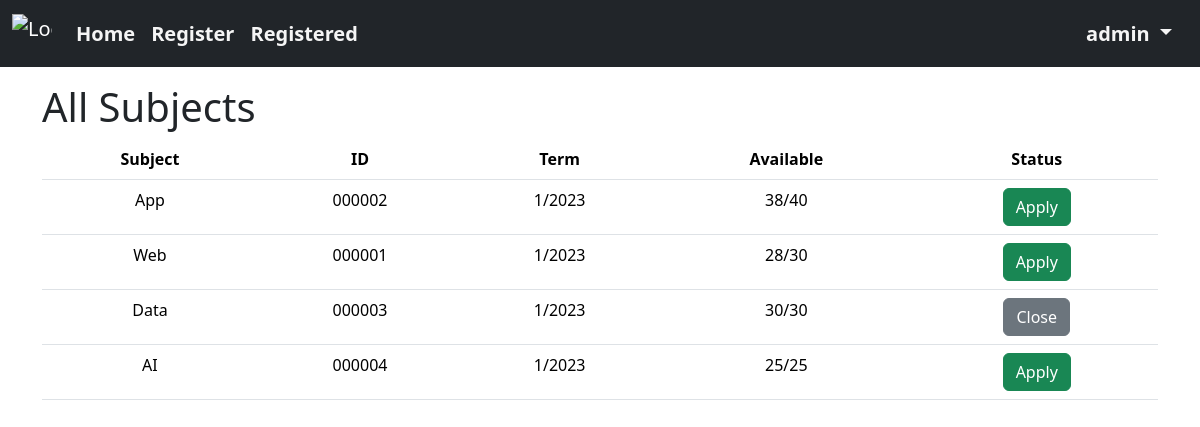
/subjects/ (signed in), run on an earlier commit of the app's database.
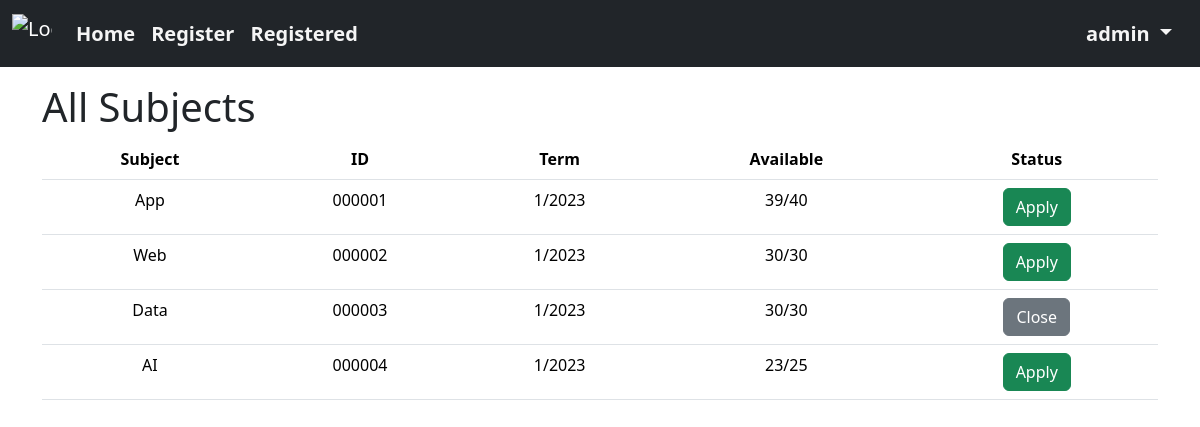
And on a later commit of the database.
### subjects/models.py (models this page shows, shortened)
class subject(models.Model):
    subjectID = models.CharField(max_length=6, unique=True)
    subjectName = models.CharField(max_length=64)
    term = models.IntegerField(default=0)
    year = models.IntegerField(default=datetime.now().year)
    remaining_class = models.IntegerField()
    max_class = models.IntegerField()
    subjectStatus = models.BooleanField(default=False)

### subjects/views.py (the view)
# urls.py: path('', views.showallsubject, name='allsubject'),
@login_required
def showallsubject(request):
    return render(request, 'subjects/subject.html', {'all_subjects': subject.objects.all()})

### subjects/templates/subjects/subject.html (shortened to what this page needs)
{% extends "subjects/layout.html" %}
{% block body %}
    <h1 class="mt-3">All Subjects</h1>
    <table class="table">
        <thead>
          <tr class="text-center">
            <th scope="col">Subject</th>
            <th scope="col">ID</th>
            <th scope="col">Term</th>
            <th scope="col">Available</th>
            <th scope="col">Status</th>
          </tr>
        </thead>
        <tbody>
    {% for subject in all_subjects %}
        <tr class="text-center">
            <form action="users/register" method="post">
                <td name="subjectName">{{subject.subjectName}}</th>
                <td name="subjectID">{{ subject.subjectID }}</td>
                <td>{{ subject.term }}/{{ subject.year }}</td>
                <td name="available">{{ subject.remaining_class }}/{{ subject.max_class }}</td>
                {% if subject.subjectStatus %}
                    <td><a href="register/{{subject.subjectID}}" class="btn btn-success" onclick="return confirm('Comfirm Register or not.')">Apply</a></td>
                {% else %}
                    <td><a class="btn btn-secondary">Close</a></td>
                {% endif %}
            </form>
        </tr>
    {% empty %}
        <p>No Subjects</p>
    {% endfor %}
{% endblock %}

What changed in the data, as far as the page shows it:
changed subject "App": subjectID "000002" → "000001"; remaining_class "38" → "39"
changed subject "Web": subjectID "000001" → "000002"; remaining_class "28" → "30"
changed subject "AI": remaining_class "25" → "23"
